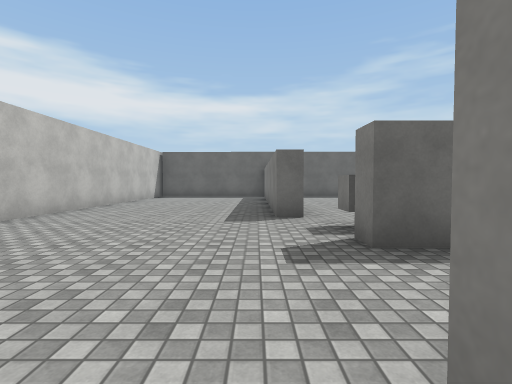
[1] (above)

18 first-person views from a walk through a scene from a Unity 3-D project. The camera is 1.3 m above the floor, tilts 2° down and sees 85° across. The floor is counted in squares, 2 m on a side. Each view is taken from the middle of a square. On the plan, view 1 faces up. The plan holds only what a view shows up to about 9 squares ahead; the rest is blank. The player is left out. Surface patterns are stand-ins for the level's own textures.

[2]
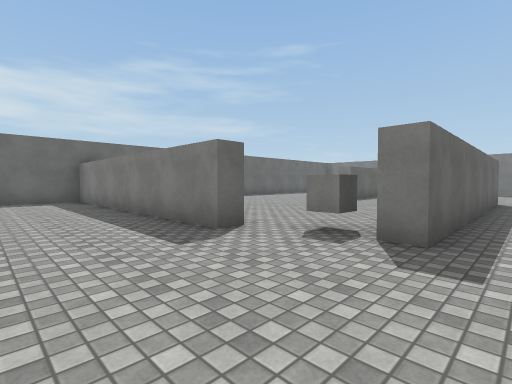

[3]
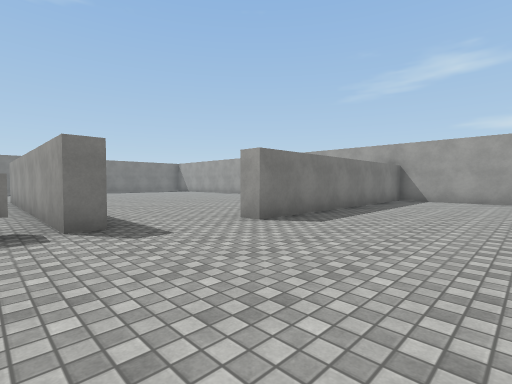

[4]
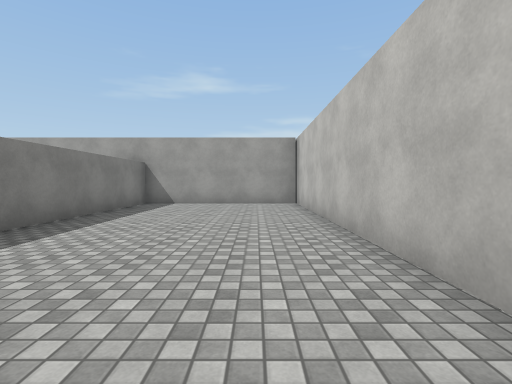

[5]
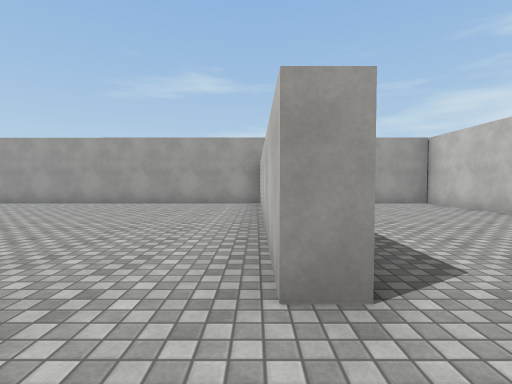

[6]
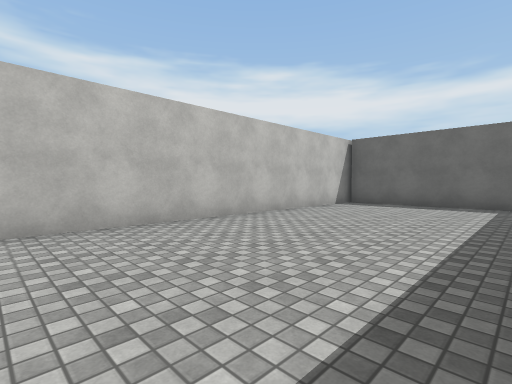

[7]
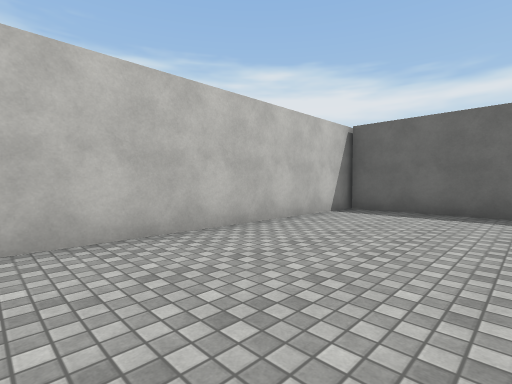

[8]
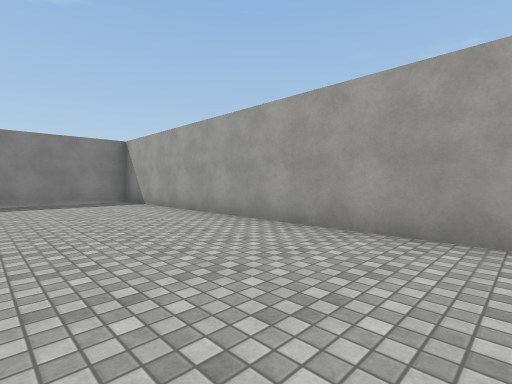

[9]
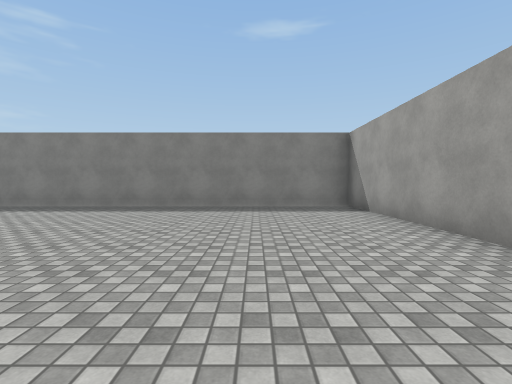

[10]
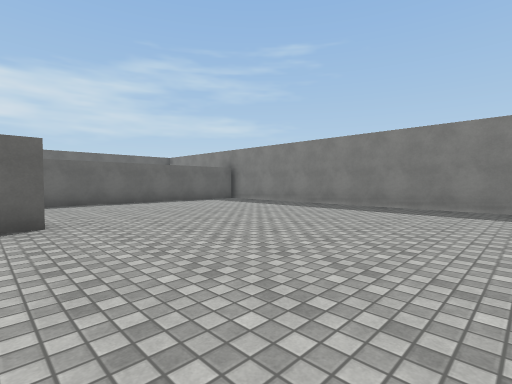

[11]
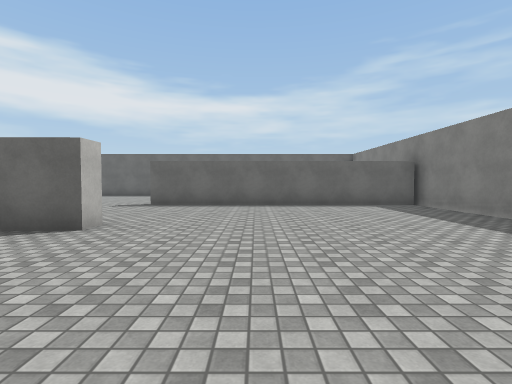

[12]
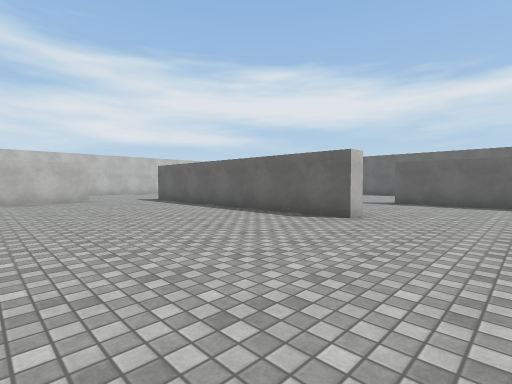

[13]
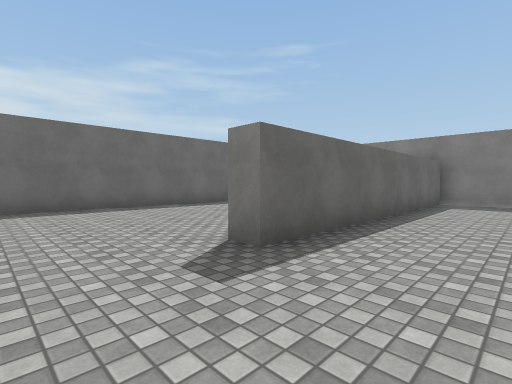

[14]
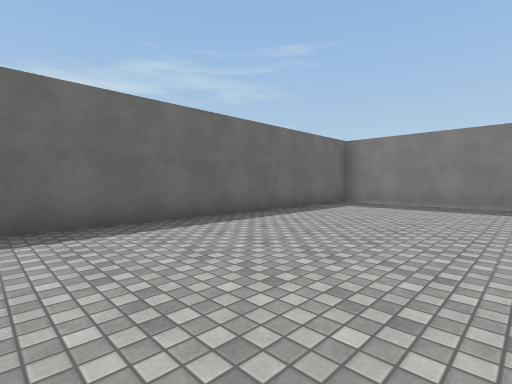

[15]
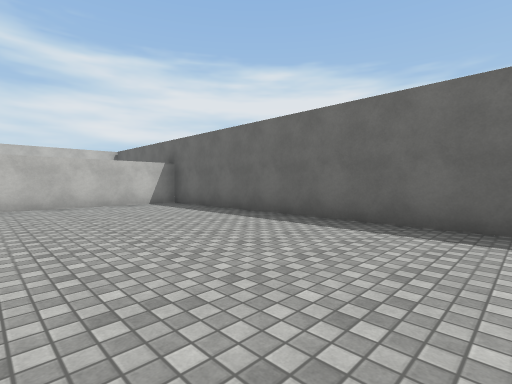

[16]
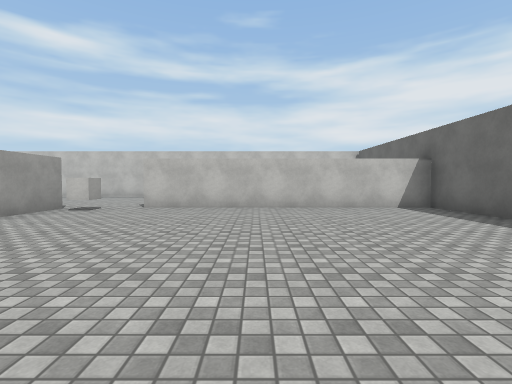

[17]
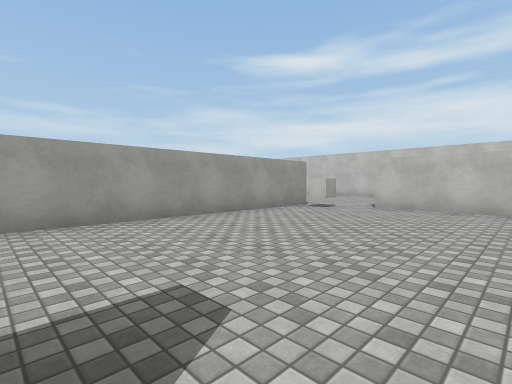

[18]
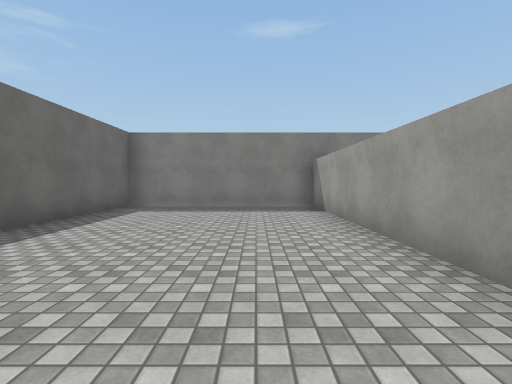

### Floor plan
Ten units are one square. View 1 is at (0, 0); x grows to the right and y downward. Boxes are objects, and circles mark ways between rooms. Rooms are numbered by the first view taken in them; rooms with no view inside come last. Other rooms are left out.
<svg viewBox="-47 -133 209 203">
<path fill="none" stroke="#000" d="M-42 -8 -42 65 4 65 4 -5 9 -5M12 -27 12 -32M9 -51 4 -51 4 -125 -42 -125M-42 -128 -42 -41M96 -74 157 -75 157 -124 9 -125 9 -51M157 -40 157 -72M156 -70 80 -69 80 -75M12 -32 87 -33 87 -28 12 -27M9 -5 9 65 157 65 157 -31"/>
<rect x="5" y="-45" width="10" height="10" fill="#bbb"><title>other object</title></rect>
<circle cx="10" cy="-15" r="3" fill="#2a7"/>
<circle cx="10" cy="-50" r="3" fill="#2a7"/>
<text x="-20" y="-30">1</text>
<text x="90" y="-30">2</text>
</svg>
Room 1 opens to room 2.

Where each view was taken, in squares from view 1:
view 1: 0 up, 0 right, facing up
view 2: 2 up, 2 left, facing up-right
view 3: 4 up, 3 left, facing down-right
view 4: 2 up, 3 left, facing down
view 5: 2 up, 1 right, facing down
view 6: 4 up, 0 right, facing up-left
view 7: 6 up, 1 left, facing up-left
view 8: 3 down, 6 right, facing down-right
view 9: 4 down, 8 right, facing right
view 10: 2 down, 8 right, facing up-right
view 11: 1 down, 11 right, facing up
view 12: 2 down, 11 right, facing up-left
view 13: 5 up, 6 right, facing up-right
view 14: 8 up, 7 right, facing up-right
view 15: 8 up, 9 right, facing up-left
view 16: 8 up, 8 right, facing left
view 17: 8 up, 8 right, facing down-left
view 18: 9 up, 8 right, facing right
